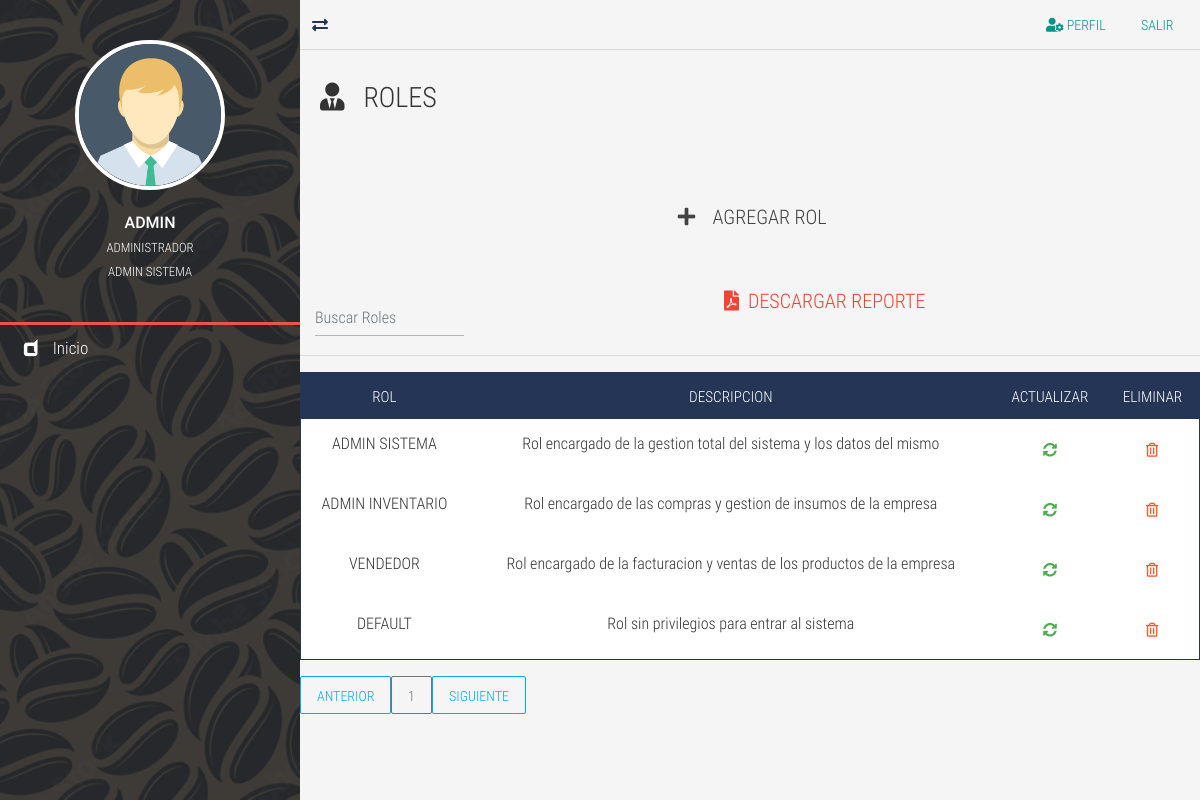
Page /rol-list/ (signed in) on the earlier database version.
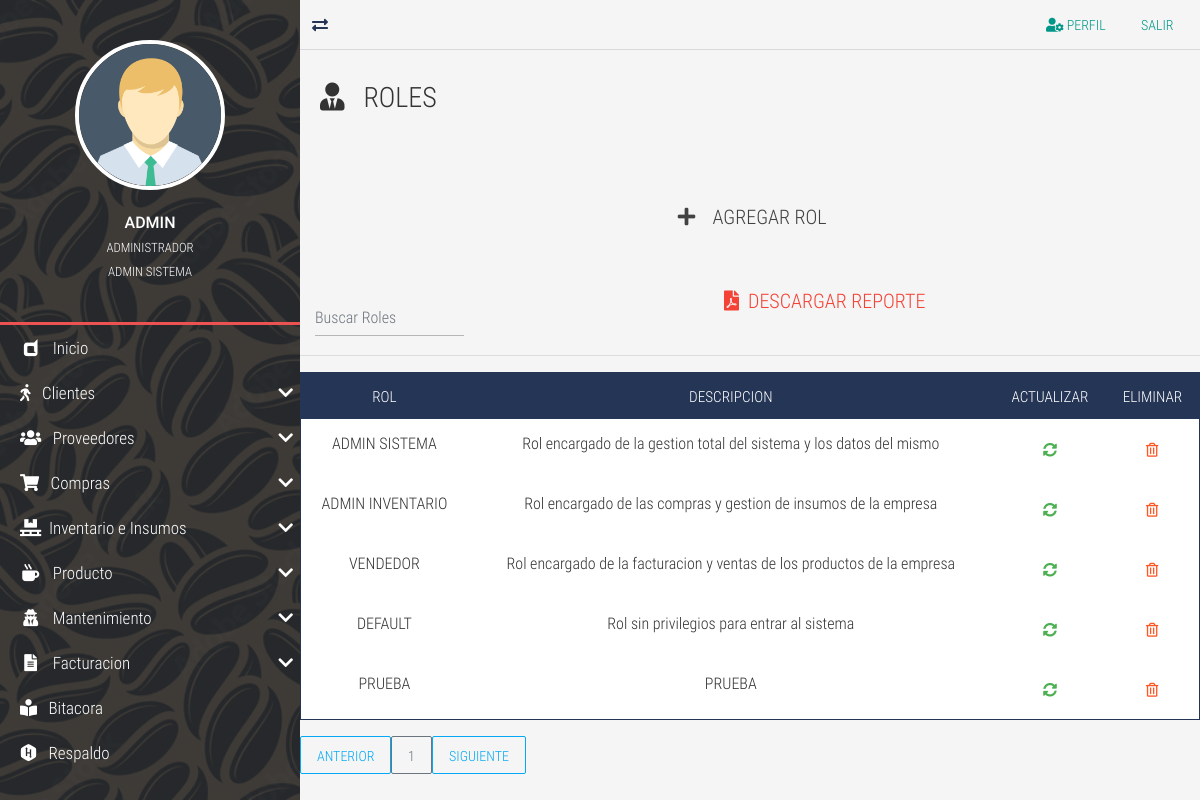
Same page on the later database version.
### tables this page shows
CREATE TABLE `TBL_ms_roles` (
  `id_rol` int NOT NULL AUTO_INCREMENT,
  `rol` varchar(50) NOT NULL DEFAULT '',
  `descripcion` varchar(100) DEFAULT NULL,
  `creado_por` varchar(50) DEFAULT NULL,
  `fecha_creacion` datetime DEFAULT NULL,
  `modificado_por` varchar(50) DEFAULT NULL,
  `fecha_modificacion` datetime DEFAULT NULL,
  PRIMARY KEY (`id_rol`)
);

### controladores/vistasControlador.php (called while the page is built, shortened)
<?php
	class vistasControlador extends vistasModelo{
		public function obtener_plantilla_controlador(){
			return require_once "./vistas/plantilla.php";
		}
	}

### index.php (called while the page is built, shortened)
<?php
	require_once "./controladores/vistasControlador.php";
	$plantilla = new vistasControlador();
	$plantilla->obtener_plantilla_controlador();

### vistas/contenidos/rol-list-view.php (the view, shortened to what the changed rows need)
<?php
	$where="";
?>
      <table class="table table-striped table-dark table_id text-center" id="tblDatos">
        <thead>
        <tr>
            <th>ROL</th>
            <th>DESCRIPCION</th>
            <th>ACTUALIZAR</th>
			<th>ELIMINAR</th>
            </tr>
        </thead>
        <tbody>
		<?php
			include ("./cone.php");
			$SQL="SELECT * FROM TBL_ms_roles
			$where";
			$dato = mysqli_query($conexion, $SQL);
			if($dato -> num_rows >0){
				while($fila=mysqli_fetch_array($dato)){
			?>
		<tr>
			<td><?php echo $fila['rol']; ?></td>
			<td><?php echo $fila['descripcion']; ?></td>
			<td>
				<div class="btn btn-success" data-toggle="modal" data-target="#ModalActualizar<?php echo $fila['id_rol'];?>">
					<i class="fas fa-sync-alt"> </i>
				</div>
			</td>
			<td>
				<form class="FormularioAjax" action="<?php echo SERVERURL; ?>ajax/rolAjax.php" method="POST" data-form="delete" autocomplete="off">
				<button type="submit" class="btn btn-warning">
					<i class="far fa-trash-alt"></i>
				</button>
				</form>
			</td>
		</tr>
		<?php
			}
				}else{
		?>
		<tr class="text-center">
		<td colspan="16">No existen registros</td>
		</tr>
    <?php
		}
	?>
		</tbody>
  </table>

### vistas/inc/NavLateral.php (shortened to what the changed rows need)
<?php
include ("./cone.php");
	$rol=$_SESSION['id_rol'];
	$sql="SELECT tipo_objeto FROM TBL_permisos
	where id_rol='$rol'";
	$dato = mysqli_query($conexion, $sql);
		if($dato -> num_rows >0){
			while($fila=mysqli_fetch_array($dato)){
				if($fila['tipo_objeto']=='Proveedores'){
					$proveedores='true';
				}
				if($fila['tipo_objeto']=='Insumos'){
					$insumos='true';
				}
				if($fila['tipo_objeto']=='Productos'){
					$productos='true';
				}
				if($fila['tipo_objeto']=='Compras'){
					$compras='true';
				}
				if($fila['tipo_objeto']=='Mantenimiento'){
					$mantenimiento='true';
				}
				if($fila['tipo_objeto']=='Administracion'){
					$administracion='true';
				}
				if($fila['tipo_objeto']=='Facturacion'){
					$facturacion='true';
				}
			}
		}
	?>
<section class="full-box nav-lateral">
	<div class="full-box nav-lateral-content">
		<nav class="full-box nav-lateral-menu">
			<ul>
				<?php
					if(isset($facturacion)=='true'){
				?>
				<li>
					<a href="#" class="nav-btn-submenu"><i class="fas fa-walking"></i> &nbsp; Clientes <i class="fas fa-chevron-down"></i></a>
				</li>
				<?php
					}
				?>
				<?php
					if(isset($proveedores)=='true'){
				?>
				<li>
					<a href="#" class="nav-btn-submenu"><i class="fas fa-users fa-fw"></i> &nbsp; Proveedores <i class="fas fa-chevron-down"></i></a>
				</li>
				<?php
					}
				?>
				<?php
					if(isset($compras)=='true'){
				?>
				<li>
					<a href="#" class="nav-btn-submenu"><i class="fas fa-shopping-cart"></i></i> &nbsp; Compras <i class="fas fa-chevron-down"></i></a>
				</li>
				<?php
					}
				?>
				<?php
					if(isset($insumos)=='true'){
				?>
				<li>
					<a href="#" class="nav-btn-submenu"><i class="fas fa-pallet fa-fw"></i> &nbsp;Inventario e Insumos <i class="fas fa-chevron-down"></i></a>
				</li>
				<?php
					}
				?>
				<?php
					if(isset($productos)=='true'){
				?>
				<li>
					<a href="#" class="nav-btn-submenu"><i class="fas fa-mug-hot fa-fw"></i> &nbsp; Producto <i class="fas fa-chevron-down"></i></a>
				</li>
				<?php
					}
				?>
				<?php
					if(isset($mantenimiento)=='true'){
				?>
				<li>
					<a href="#" class="nav-btn-submenu"><i class="fas  fa-user-secret fa-fw"></i> &nbsp; Mantenimiento <i class="fas fa-chevron-down"></i></a>
				</li>
				<?php
					}
				?>
				<?php
					if(isset($facturacion)=='true'){
				?>
				<li>
				<a href="#" class="nav-btn-submenu"><i class="fas  fa-file-alt fa-fw"></i> &nbsp; Facturacion <i class="fas fa-chevron-down"></i></a>
				</li>
				<?php
					}
				?>
				<?php
					if(isset($administracion)=='true'){
				?>
				<li>
					<a href="<?php echo SERVERURL; ?>bitacora/"><i class="fas fa-book-reader"></i> &nbsp; Bitacora</a>
				</li>
				<li>
					<a href="<?php echo SERVERURL; ?>respaldo/"><i class="fab fa-hackerrank"></i></i> &nbsp; Respaldo</a>
				</li>
				<?php
					}
				?>
			</ul>
		</nav>
	</div>
</section>

Differences in the rows shown:
added tbl_ms_roles: rol "PRUEBA", descripcion "PRUEBA"
Other differences:
text now shown: "Clientes Proveedores Compras Inventario e Insumos Producto Mantenimiento Facturacion Bitacora Respaldo"
